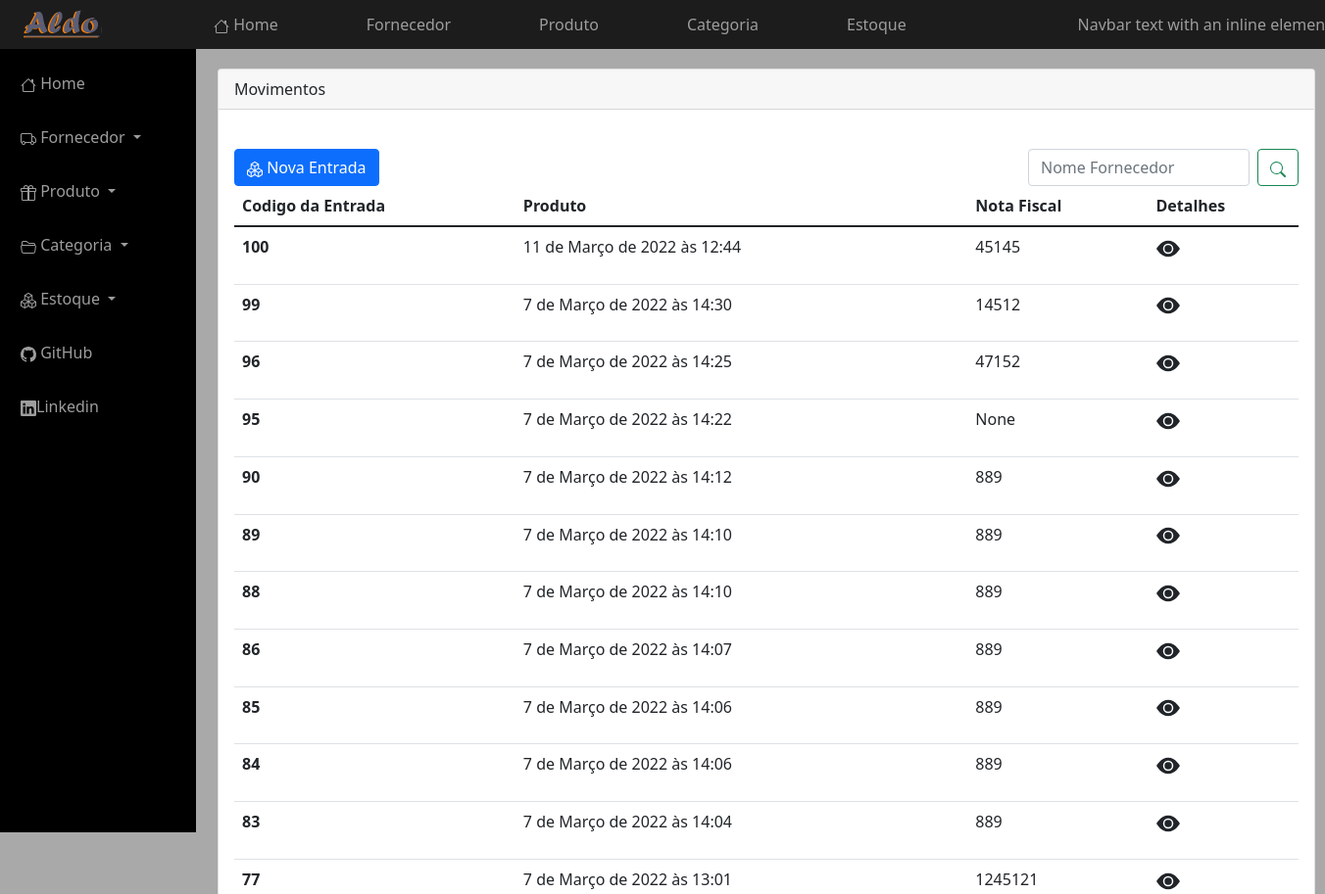
Page /estoque (upper part) on the earlier database version.
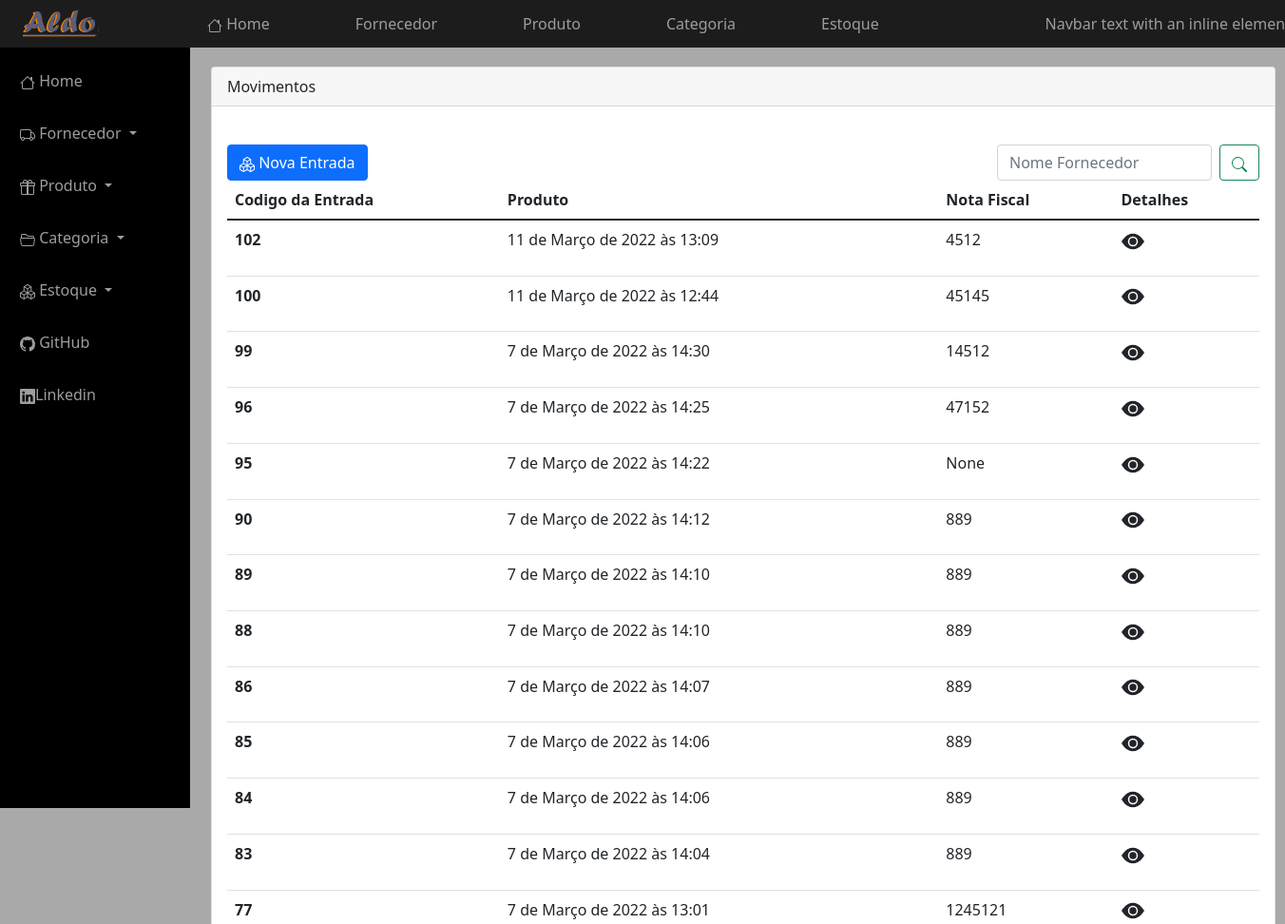
Same page on the later database version.
### estoque/models.py (models this page shows, shortened)
class Estoque(TimeStampeModel):
    funcionario = models.ForeignKey(User, on_delete=models.CASCADE, related_name='estoques')
    nf = models.PositiveIntegerField('nota fiscal', null=True,blank=True)
    movimento = models.CharField(max_length=1, choices=MOVIMENTO)
    class Meta:
         ordering = ('-created',)

### estoque/views.py (the view)
# urls.py: path('', estoque_entrado_list, name='home_estoque'),
def estoque_entrado_list(request):
    template_name = 'estoque/estoque_entrada_list.html'
    objects = Estoque.objects.filter(movimento='e')
    context = {'object_list': objects}
    return render(request, template_name, context)

### estoque/templates/estoque/estoque_entrada_list.html (shortened to what this page needs)
{% extends "core/includes/base.html"%}
{% block main %}
<div class="card" id="card_list_produto">
    <div class="card-header">
    Movimentos
  </div>
    <br>
  <div class="card-body">
      <div class="row">
          <div class="col">
          <a href="{% url 'entrada_estoque' %}" class="btn btn-primary">
              Nova Entrada
          </a>
          </div>
          <form class="d-flex"  id="t">
          <input class="form-control me-2" type="text" name="search"  placeholder="Nome Fornecedor" aria-label="Search">
          <button class="btn btn-outline-success" type="submit">
          </button>
          </form>
          <br>
      </div>
   <table class="table">
  <thead>
    <tr>
      <th scope="col">Codigo da Entrada</th>
      <th scope="col">Produto</th>
      <th scope="col">Nota Fiscal</th>
      <th scope="col">Detalhes</th>
    </tr>
  </thead>
  <tbody>
  {% for entrada in object_list %}
    <tr>
      <th scope="row">{{entrada.id}}</th>
      <td>{{entrada.created}}</td>
      <td>{{entrada.nf}}</td>
      <td><a href="{% url 'estoque_entrada_detalhes' entrada.id %}" class="buton ">
         <p class="text-dark"><svg xmlns="http://www.w3.org/2000/svg" width="1.5em" height="1.5em" fill="currentColor" class="bi bi-eye-fill" viewBox="0 0 16 16">
             <path d="M10.5 8a2.5 2.5 0 1 1-5 0 2.5 2.5 0 0 1 5 0z"/>
             <path d="M0 8s3-5.5 8-5.5S16 8 16 8s-3 5.5-8 5.5S0 8 0 8zm8 3.5a3.5 3.5 0 1 0 0-7 3.5 3.5 0 0 0 0 7z"/>
             </svg></p>
      </a></td>
    </tr>
   {% endfor %}
  </tbody>
</table>
         </div>
  </div>
</div>
{% endblock %}

Differences in the rows shown:
added Estoque: id "102", created "11 de Março de 2022 às 13:09", nf "4512"
